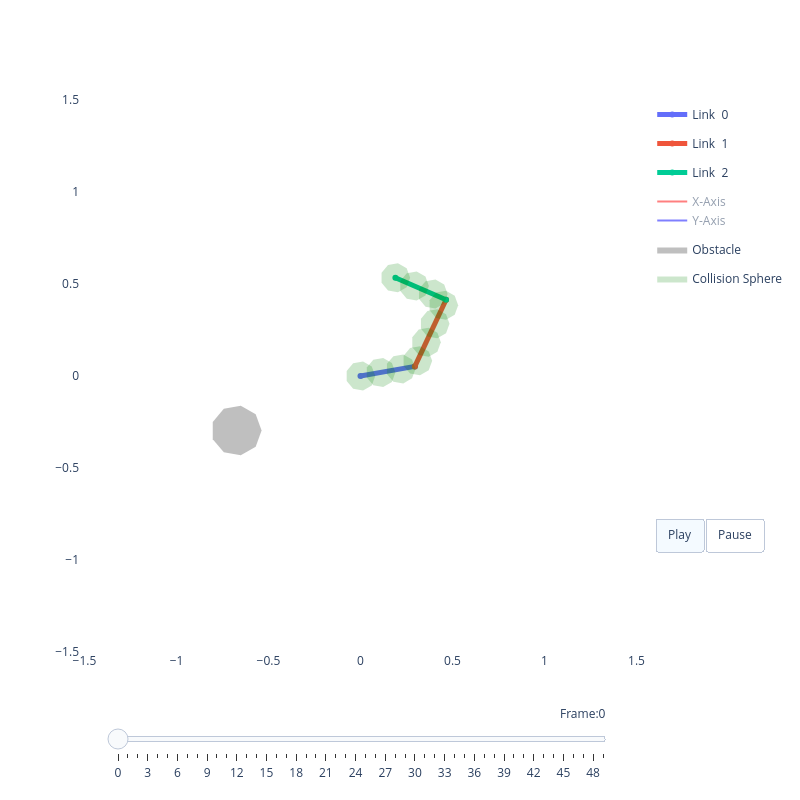

Source (notebook cell):
### Code cell
# ---- Visualize a random sample from the dataset ----
dataset = torch.load("data/training_dataset.pt", weights_only=False)
N_ds    = dataset["metadata"]["N"]

robot_ds = RobotInfo.from_linklengths(
    dataset["metadata"]["linklengths"],
    sphere_rad=dataset["metadata"]["sphere_rad"],
)

SAMPLE_IDX = None  # set to an integer to pin a specific sample
if SAMPLE_IDX is None:
    SAMPLE_IDX = torch.randint(0, N_ds, (1,)).item()

q_start_np    = dataset["q_start"][SAMPLE_IDX].numpy()
q_goal_np     = dataset["q_goal"][SAMPLE_IDX].numpy()
q_traj_ref_np = dataset["q_traj"][SAMPLE_IDX].numpy()

n_obs    = dataset["n_obstacles"][SAMPLE_IDX].item()
obs_data = dataset["obstacles"][SAMPLE_IDX]
obstacles_sample = Obstacles(
    x=obs_data[:n_obs, 0].numpy(),
    y=obs_data[:n_obs, 1].numpy(),
    r=obs_data[:n_obs, 2].numpy(),
)

print(f"Sample {SAMPLE_IDX} / {N_ds}")
print(f"  q_start:   {np.round(q_start_np, 3)}")
print(f"  q_goal:    {np.round(q_goal_np, 3)}")
print(f"  obstacles: {n_obs}")

viz = RobotViewer(q_traj_ref_np, robot_ds, obstacles=obstacles_sample)
viz.plot()

### Figure 1 — Plotly figure (JSON) as saved in the notebook; plotly's stock layout.template omitted (floating-point values rounded to 4 significant figures)
{"data": [{"line": {"width": 5}, "mode": "lines+markers", "name": "Link  0", "type": "scatter", "x": [0, 0.2954], "y": [0, 0.05217]}, {"line": {"width": 5}, "mode": "lines+markers", "name": "Link  1", "type": "scatter", "x": [0.2954, 0.4649], "y": [0.05217, 0.4145]}, {"line": {"width": 5}, "mode": "lines+markers", "name": "Link  2", "type": "scatter", "x": [0.4649, 0.1897], "y": [0.4145, 0.5338]}, {"legendgroup": "frame", "line": {"color": "red"}, "mode": "lines", "name": "X-Axis", "showlegend": true, "type": "scatter", "visible": "legendonly", "x": [0, 0.09848], "y": [0, 0.01739]}, {"legendgroup": "frame", "line": {"color": "blue"}, "mode": "lines", "name": "Y-Axis", "showlegend": true, "type": "scatter", "visible": "legendonly", "x": [0, -0.01739], "y": [0, 0.09848]}, {"legendgroup": "frame", "line": {"color": "red"}, "mode": "lines", "name": "X-Axis", "showlegend": false, "type": "scatter", "visible": "legendonly", "x": [0.2954, 0.3378], "y": [0.05217, 0.1428]}, {"legendgroup": "frame", "line": {"color": "blue"}, "mode": "lines", "name": "Y-Axis", "showlegend": false, "type": "scatter", "visible": "legendonly", "x": [0.2954, 0.2049], "y": [0.05217, 0.09455]}, {"legendgroup": "frame", "line": {"color": "red"}, "mode": "lines", "name": "X-Axis", "showlegend": false, "type": "scatter", "visible": "legendonly", "x": [0.4649, 0.3732], "y": [0.4145, 0.4542]}, {"legendgroup": "frame", "line": {"color": "blue"}, "mode": "lines", "name": "Y-Axis", "showlegend": false, "type": "scatter", "visible": "legendonly", "x": [0.4649, 0.4252], "y": [0.4145, 0.3227]}, {"legendgroup": "frame", "line": {"color": "red"}, "mode": "lines", "name": "X-Axis", "showlegend": false, "type": "scatter", "visible": "legendonly", "x": [0.1897, 0.09791], "y": [0.5338, 0.5735]}, {"legendgroup": "frame", "line": {"color": "blue"}, "mode": "lines", "name": "Y-Axis", "showlegend": false, "type": "scatter", "visible": "legendonly", "x": [0.1897, 0.1499], "y": [0.5338, 0.442]}, {"fill": "toself", "fillcolor": "gray", "legendgroup": "obstacle", "line": {"width": 0}, "mode": "lines", "name": "Obstacle", "opacity": 0.5, "type": "scatter", "x": [-0.5376, -0.5696, -0.6507, -0.7428, -0.803, -0.803, -0.7428, -0.6507, -0.5696, -0.5376], "y": [-0.2965, -0.2085, -0.1617, -0.178, -0.2497, -0.3433, -0.4149, -0.4312, -0.3844, -0.2965]}, {"fill": "toself", "fillcolor": "green", "legendgroup": "sphere", "line": {"width": 0}, "mode": "lines", "name": "Collision Sphere", "opacity": 0.2, "showlegend": true, "type": "scatter", "x": [0.08, 0.06128, 0.01389, -0.04, -0.07518, -0.07518, -0.04, 0.01389, 0.06128, 0.08], "y": [0.0, 0.05142, 0.07878, 0.06928, 0.02736, -0.02736, -0.06928, -0.07878, -0.05142, -1.959e-17]}, {"fill": "toself", "fillcolor": "green", "legendgroup": "sphere", "line": {"width": 0}, "mode": "lines", "name": "Collision Sphere", "opacity": 0.2, "showlegend": false, "type": "scatter", "x": [0.1894, 0.1707, 0.1233, 0.06942, 0.03424, 0.03424, 0.06942, 0.1233, 0.1707, 0.1894], "y": [0.01932, 0.07075, 0.09811, 0.08861, 0.04669, -0.008038, -0.04996, -0.05946, -0.0321, 0.01932]}, {"fill": "toself", "fillcolor": "green", "legendgroup": "sphere", "line": {"width": 0}, "mode": "lines", "name": "Collision Sphere", "opacity": 0.2, "showlegend": false, "type": "scatter", "x": [0.2988, 0.2801, 0.2327, 0.1788, 0.1437, 0.1437, 0.1788, 0.2327, 0.2801, 0.2988], "y": [0.03865, 0.09007, 0.1174, 0.1079, 0.06601, 0.01129, -0.03064, -0.04014, -0.01278, 0.03865]}, {"fill": "toself", "fillcolor": "green", "legendgroup": "sphere", "line": {"width": 0}, "mode": "lines", "name": "Collision Sphere", "opacity": 0.2, "showlegend": false, "type": "scatter", "x": [0.3896, 0.3708, 0.3234, 0.2696, 0.2344, 0.2344, 0.2696, 0.3234, 0.3708, 0.3896], "y": [0.08237, 0.1338, 0.1612, 0.1516, 0.1097, 0.055, 0.01308, 0.003581, 0.03094, 0.08237]}, {"fill": "toself", "fillcolor": "green", "legendgroup": "sphere", "line": {"width": 0}, "mode": "lines", "name": "Collision Sphere", "opacity": 0.2, "showlegend": false, "type": "scatter", "x": [0.4366, 0.4179, 0.3705, 0.3166, 0.2815, 0.2815, 0.3166, 0.3705, 0.4179, 0.4366], "y": [0.183, 0.2344, 0.2618, 0.2523, 0.2104, 0.1556, 0.1137, 0.1042, 0.1316, 0.183]}, {"fill": "toself", "fillcolor": "green", "legendgroup": "sphere", "line": {"width": 0}, "mode": "lines", "name": "Collision Sphere", "opacity": 0.2, "showlegend": false, "type": "scatter", "x": [0.4837, 0.465, 0.4176, 0.3637, 0.3286, 0.3286, 0.3637, 0.4176, 0.465, 0.4837], "y": [0.2836, 0.3351, 0.3624, 0.3529, 0.311, 0.2563, 0.2144, 0.2049, 0.2322, 0.2836]}, {"fill": "toself", "fillcolor": "green", "legendgroup": "sphere", "line": {"width": 0}, "mode": "lines", "name": "Collision Sphere", "opacity": 0.2, "showlegend": false, "type": "scatter", "x": [0.5308, 0.5121, 0.4647, 0.4108, 0.3756, 0.3756, 0.4108, 0.4647, 0.5121, 0.5308], "y": [0.3843, 0.4357, 0.4631, 0.4536, 0.4116, 0.3569, 0.315, 0.3055, 0.3329, 0.3843]}, {"fill": "toself", "fillcolor": "green", "legendgroup": "sphere", "line": {"width": 0}, "mode": "lines", "name": "Collision Sphere", "opacity": 0.2, "showlegend": false, "type": "scatter", "x": [0.4736, 0.4549, 0.4075, 0.3536, 0.3184, 0.3184, 0.3536, 0.4075, 0.4549, 0.4736], "y": [0.4454, 0.4968, 0.5242, 0.5147, 0.4728, 0.418, 0.3761, 0.3666, 0.394, 0.4454]}, {"fill": "toself", "fillcolor": "green", "legendgroup": "sphere", "line": {"width": 0}, "mode": "lines", "name": "Collision Sphere", "opacity": 0.2, "showlegend": false, "type": "scatter", "x": [0.3716, 0.3529, 0.3055, 0.2516, 0.2164, 0.2164, 0.2516, 0.3055, 0.3529, 0.3716], "y": [0.4896, 0.541, 0.5684, 0.5589, 0.5169, 0.4622, 0.4203, 0.4108, 0.4382, 0.4896]}, {"fill": "toself", "fillcolor": "green", "legendgroup": "sphere", "line": {"width": 0}, "mode": "lines", "name": "Collision Sphere", "opacity": 0.2, "showlegend": false, "type": "scatter", "x": [0.2697, 0.251, 0.2036, 0.1497, 0.1145, 0.1145, 0.1497, 0.2036, 0.251, 0.2697], "y": [0.5338, 0.5852, 0.6125, 0.603, 0.5611, 0.5064, 0.4645, 0.455, 0.4823, 0.5338]}], "layout": {"height": 800, "paper_bgcolor": "white", "plot_bgcolor": "white", "showlegend": true, "sliders": [{"currentvalue": {"prefix": "Frame:", "visible": true, "xanchor": "right"}, "len": 0.9, "pad": {"b": 10, "t": 50}, "steps": [{"args": [["0"], {"frame": {"duration": 100, "redraw": true}, "mode": "immediate", "transition": {"duration": 0}}], "label": "0", "method": "animate"}, {"args": [["1"], {"frame": {"duration": 100, "redraw": true}, "mode": "immediate", "transition": {"duration": 0}}], "label": "1", "method": "animate"}, {"args": [["2"], {"frame": {"duration": 100, "redraw": true}, "mode": "immediate", "transition": {"duration": 0}}], "label": "2", "method": "animate"}, {"args": [["3"], {"frame": {"duration": 100, "redraw": true}, "mode": "immediate", "transition": {"duration": 0}}], "label": "3", "method": "animate"}, {"args": [["4"], {"frame": {"duration": 100, "redraw": true}, "mode": "immediate", "transition": {"duration": 0}}], "label": "4", "method": "animate"}, {"args": [["5"], {"frame": {"duration": 100, "redraw": true}, "mode": "immediate", "transition": {"duration": 0}}], "label": "5", "method": "animate"}, {"args": [["6"], {"frame": {"duration": 100, "redraw": true}, "mode": "immediate", "transition": {"duration": 0}}], "label": "6", "method": "animate"}, {"args": [["7"], {"frame": {"duration": 100, "redraw": true}, "mode": "immediate", "transition": {"duration": 0}}], "label": "7", "method": "animate"}, {"args": [["8"], {"frame": {"duration": 100, "redraw": true}, "mode": "immediate", "transition": {"duration": 0}}], "label": "8", "method": "animate"}, {"args": [["9"], {"frame": {"duration": 100, "redraw": true}, "mode": "immediate", "transition": {"duration": 0}}], "label": "9", "method": "animate"}, {"args": [["10"], {"frame": {"duration": 100, "redraw": true}, "mode": "immediate", "transition": {"duration": 0}}], "label": "10", "method": "animate"}, {"args": [["11"], {"frame": {"duration": 100, "redraw": true}, "mode": "immediate", "transition": {"duration": 0}}], "label": "11", "method": "animate"}, {"args": [["12"], {"frame": {"duration": 100, "redraw": true}, "mode": "immediate", "transition": {"duration": 0}}], "label": "12", "method": "animate"}, {"args": [["13"], {"frame": {"duration": 100, "redraw": true}, "mode": "immediate", "transition": {"duration": 0}}], "label": "13", "method": "animate"}, {"args": [["14"], {"frame": {"duration": 100, "redraw": true}, "mode": "immediate", "transition": {"duration": 0}}], "label": "14", "method": "animate"}, {"args": [["15"], {"frame": {"duration": 100, "redraw": true}, "mode": "immediate", "transition": {"duration": 0}}], "label": "15", "method": "animate"}, {"args": [["16"], {"frame": {"duration": 100, "redraw": true}, "mode": "immediate", "transition": {"duration": 0}}], "label": "16", "method": "animate"}, {"args": [["17"], {"frame": {"duration": 100, "redraw": true}, "mode": "immediate", "transition": {"duration": 0}}], "label": "17", "method": "animate"}, {"args": [["18"], {"frame": {"duration": 100, "redraw": true}, "mode": "immediate", "transition": {"duration": 0}}], "label": "18", "method": "animate"}, {"args": [["19"], {"frame": {"duration": 100, "redraw": true}, "mode": "immediate", "transition": {"duration": 0}}], "label": "19", "method": "animate"}, {"args": [["20"], {"frame": {"duration": 100, "redraw": true}, "mode": "immediate", "transition": {"duration": 0}}], "label": "20", "method": "animate"}, {"args": [["21"], {"frame": {"duration": 100, "redraw": true}, "mode": "immediate", "transition": {"duration": 0}}], "label": "21", "method": "animate"}, {"args": [["22"], {"frame": {"duration": 100, "redraw": true}, "mode": "immediate", "transition": {"duration": 0}}], "label": "22", "method": "animate"}, {"args": [["23"], {"frame": {"duration": 100, "redraw": true}, "mode": "immediate", "transition": {"duration": 0}}], "label": "23", "method": "animate"}, {"args": [["24"], {"frame": {"duration": 100, "redraw": true}, "mode": "immediate", "transition": {"duration": 0}}], "label": "24", "method": "animate"}, {"args": [["25"], {"frame": {"duration": 100, "redraw": true}, "mode": "immediate", "transition": {"duration": 0}}], "label": "25", "method": "animate"}, {"args": [["26"], {"frame": {"duration": 100, "redraw": true}, "mode": "immediate", "transition": {"duration": 0}}], "label": "26", "method": "animate"}, {"args": [["27"], {"frame": {"duration": 100, "redraw": true}, "mode": "immediate", "transition": {"duration": 0}}], "label": "27", "method": "animate"}, {"args": [["28"], {"frame": {"duration": 100, "redraw": true}, "mode": "immediate", "transition": {"duration": 0}}], "label": "28", "method": "animate"}, {"args": [["29"], {"frame": {"duration": 100, "redraw": true}, "mode": "immediate", "transition": {"duration": 0}}], "label": "29", "method": "animate"}, {"args": [["30"], {"frame": {"duration": 100, "redraw": true}, "mode": "immediate", "transition": {"duration": 0}}], "label": "30", "method": "animate"}, {"args": [["31"], {"frame": {"duration": 100, "redraw": true}, "mode": "immediate", "transition": {"duration": 0}}], "label": "31", "method": "animate"}, {"args": [["32"], {"frame": {"duration": 100, "redraw": true}, "mode": "immediate", "transition": {"duration": 0}}], "label": "32", "method": "animate"}, {"args": [["33"], {"frame": {"duration": 100, "redraw": true}, "mode": "immediate", "transition": {"duration": 0}}], "label": "33", "method": "animate"}, {"args": [["34"], {"frame": {"duration": 100, "redraw": true}, "mode": "immediate", "transition": {"duration": 0}}], "label": "34", "method": "animate"}, {"args": [["35"], {"frame": {"duration": 100, "redraw": true}, "mode": "immediate", "transition": {"duration": 0}}], "label": "35", "method": "animate"}, {"args": [["36"], {"frame": {"duration": 100, "redraw": true}, "mode": "immediate", "transition": {"duration": 0}}], "label": "36", "method": "animate"}, {"args": [["37"], {"frame": {"duration": 100, "redraw": true}, "mode": "immediate", "transition": {"duration": 0}}], "label": "37", "method": "animate"}, {"args": [["38"], {"frame": {"duration": 100, "redraw": true}, "mode": "immediate", "transition": {"duration": 0}}], "label": "38", "method": "animate"}, {"args": [["39"], {"frame": {"duration": 100, "redraw": true}, "mode": "immediate", "transition": {"duration": 0}}], "label": "39", "method": "animate"}, {"args": [["40"], {"frame": {"duration": 100, "redraw": true}, "mode": "immediate", "transition": {"duration": 0}}], "label": "40", "method": "animate"}, {"args": [["41"], {"frame": {"duration": 100, "redraw": true}, "mode": "immediate", "transition": {"duration": 0}}], "label": "41", "method": "animate"}, {"args": [["42"], {"frame": {"duration": 100, "redraw": true}, "mode": "immediate", "transition": {"duration": 0}}], "label": "42", "method": "animate"}, {"args": [["43"], {"frame": {"duration": 100, "redraw": true}, "mode": "immediate", "transition": {"duration": 0}}], "label": "43", "method": "animate"}, {"args": [["44"], {"frame": {"duration": 100, "redraw": true}, "mode": "immediate", "transition": {"duration": 0}}], "label": "44", "method": "animate"}, {"args": [["45"], {"frame": {"duration": 100, "redraw": true}, "mode": "immediate", "transition": {"duration": 0}}], "label": "45", "method": "animate"}, {"args": [["46"], {"frame": {"duration": 100, "redraw": true}, "mode": "immediate", "transition": {"duration": 0}}], "label": "46", "method": "animate"}, {"args": [["47"], {"frame": {"duration": 100, "redraw": true}, "mode": "immediate", "transition": {"duration": 0}}], "label": "47", "method": "animate"}, {"args": [["48"], {"frame": {"duration": 100, "redraw": true}, "mode": "immediate", "transition": {"duration": 0}}], "label": "48", "method": "animate"}, {"args": [["49"], {"frame": {"duration": 100, "redraw": true}, "mode": "immediate", "transition": {"duration": 0}}], "label": "49", "method": "animate"}], "transition": {"duration": 0}, "x": 0.5, "xanchor": "center", "y": 0, "yanchor": "top"}], "updatemenus": [{"buttons": [{"args": [null, {"frame": {"duration": 100, "redraw": false}, "fromcurrent": true}], "label": "Play", "method": "animate"}, {"args": [[null], {"frame": {"duration": 0, "redraw": true}, "mode": "immediate", "transition": {"duration": 0}}], "label": "Pause", "method": "animate"}], "direction": "left", "pad": {"r": 10, "t": 87}, "showactive": true, "type": "buttons", "x": 1.025, "xanchor": "left", "y": 0.4, "yanchor": "top"}], "width": 800, "xaxis": {"range": [-1.5, 1.5], "scaleanchor": "y", "scaleratio": 1, "showgrid": false, "zeroline": false}, "yaxis": {"range": [-1.5, 1.5], "scaleanchor": "x", "scaleratio": 1, "showgrid": false, "zeroline": false}}}
